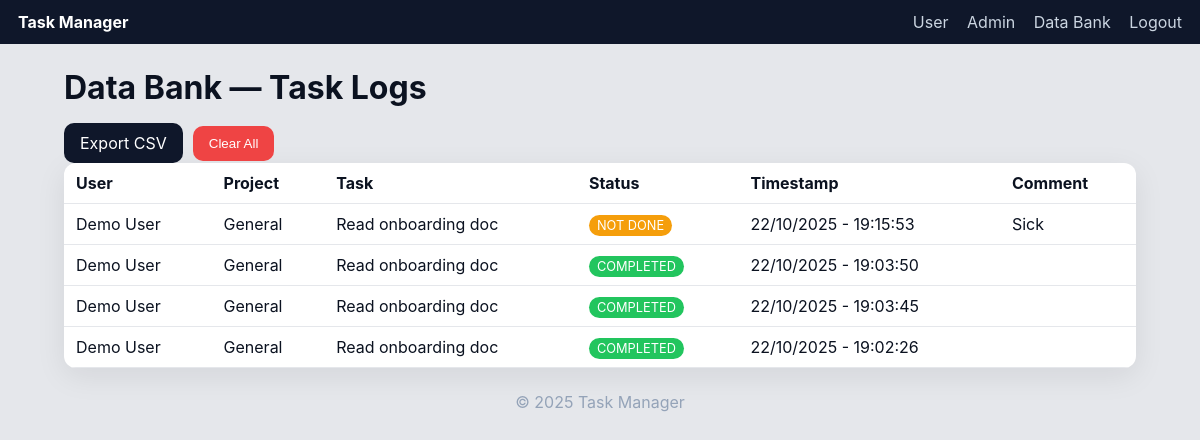
Screenshot of /admin/data-bank (signed in) with the database file from the repository.
### models.py (models this page shows, shortened)
class LogEntry(db.Model):
    __tablename__ = "log_entries"
    id = db.Column(db.Integer, primary_key=True)
    user_name = db.Column(db.String(200), nullable=False)
    project = db.Column(db.String(120), default="-", nullable=False)
    task_title = db.Column(db.String(255), nullable=False)
    status = db.Column(db.String(40), nullable=False)  # "COMPLETED" or "NOT_COMPLETED"
    comment = db.Column(db.Text, default="", nullable=False)
    timestamp = db.Column(db.DateTime, server_default=db.func.now(), nullable=False)

### app.py (the view)
    @app.get("/admin/data-bank")
    @admin_required
    def admin_data_bank():
        logs = LogEntry.query.order_by(LogEntry.timestamp.desc()).all()
        return render_template("data_bank.html", logs=logs)

### templates/data_bank.html
{% extends "base.html" %}
{% block content %}
<h1 class="page-title">Data Bank — Task Logs</h1>
<div class="row">
  <a class="button" href="{{ url_for('admin_export_csv') }}">Export CSV</a>
  <form method="post" action="{{ url_for('admin_clear_bank') }}" onsubmit="return confirm('Clear all logs?');">
    <button class="danger">Clear All</button>
  </form>
</div>
<table class="table">
  <thead>
    <tr>
      <th>User</th>
      <th>Project</th>
      <th>Task</th>
      <th>Status</th>
      <th>Timestamp</th>
      <th>Comment</th>
    </tr>
  </thead>
  <tbody>
  {% for r in logs %}
    <tr>
      <td>{{ r.user_name }}</td>
      <td>{{ r.project }}</td>
      <td>{{ r.task_title }}</td>
      <td>
        {% if r.status == 'COMPLETED' %}
          <span class="badge good">COMPLETED</span>
        {% else %}
          <span class="badge warn">NOT DONE</span>
        {% endif %}
      </td>
      <td>{{ r.timestamp|cy_time }}</td>
      <td>{{ r.comment }}</td>
    </tr>
  {% endfor %}
  </tbody>
</table>
{% endblock %}

### static/style.css (style rules this page uses)
:root { --bg:#0f172a; --panel:#111827; --card:#1f2937; --text:#e5e7eb; --muted:#94a3b8; --accent:#22c55e; --accent2:#60a5fa; --danger:#ef4444; --warn:#f59e0b; --pill:#334155; }
* { box-sizing:border-box }
body { margin:0;font-family:Inter,Segoe UI,system-ui,Arial,sans-serif;background:#e5e7eb;color:#0b1220 }
.page-title { margin:8px 0 16px }
button, .button { background:#0f172a;color:#fff;border:none;padding:10px 16px;border-radius:10px;cursor:pointer;text-decoration:none;display:inline-block }
button.danger { background:var(--danger) }
.row { display:flex;gap:10px;align-items:center;flex-wrap:wrap }
.badge { padding:3px 8px;border-radius:999px;color:#fff;font-size:.8rem }
.badge.good { background:var(--accent) }
.badge.warn { background:var(--warn) }
.table { width:100%;border-collapse:collapse;background:#fff;border-radius:12px;overflow:hidden;box-shadow:0 8px 30px rgba(2,8,23,.08) }
.table th,.table td { border-bottom:1px solid #e5e7eb;padding:10px 12px;text-align:left }

### rows the page displays
LogEntry: user_name "Demo User", project "General", task_title "Read onboarding doc", status "NOT DONE", timestamp|cy_time "22/10/2025 - 19:15:53", comment "Sick"
LogEntry: user_name "Demo User", project "General", task_title "Read onboarding doc", status "COMPLETED", timestamp|cy_time "22/10/2025 - 19:03:50"
LogEntry: user_name "Demo User", project "General", task_title "Read onboarding doc", status "COMPLETED", timestamp|cy_time "22/10/2025 - 19:03:45"
LogEntry: user_name "Demo User", project "General", task_title "Read onboarding doc", status "COMPLETED", timestamp|cy_time "22/10/2025 - 19:02:26"

### other values shown
{{ 2025 }} "2025"
